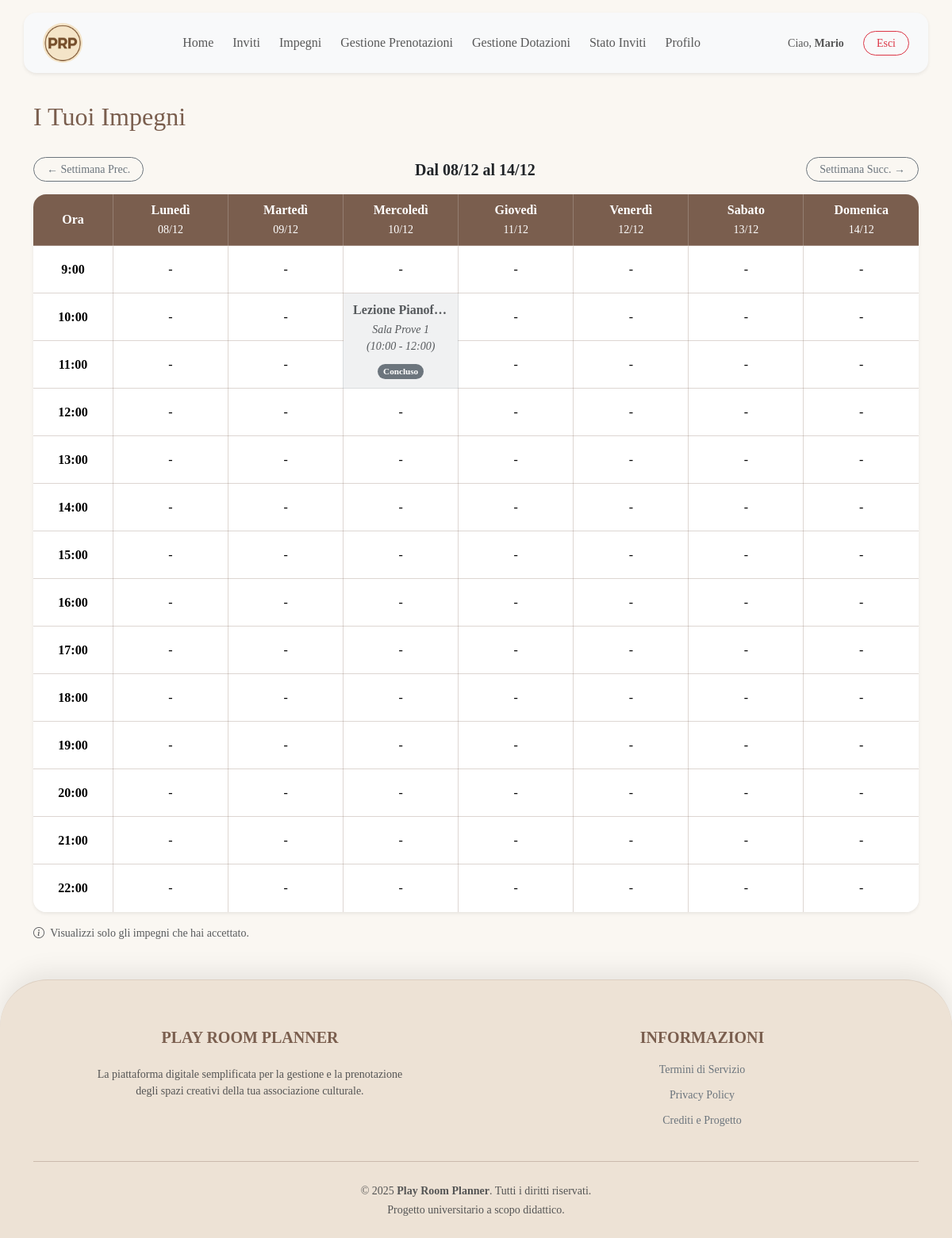
/frontend/impegni.php?week=2025-12-08 (signed in), run on the app's committed database.
### tables this page shows
CREATE TABLE INVITO (
    id_utente INT NOT NULL,
    
    id_settore INT NOT NULL,
    nome_sala VARCHAR(50) NOT NULL,
    data DATE NOT NULL,
    ora INT NOT NULL,
    
    stato VARCHAR(20) NOT NULL DEFAULT 'invitato' CHECK (stato IN ('invitato', 'accettato', 'rifiutato')),
    motivazione VARCHAR(255) NULL,
    data_risposta TIMESTAMP NULL,
    
    PRIMARY KEY (id_utente, id_settore, nome_sala, data, ora),
    
    FOREIGN KEY (id_utente) REFERENCES UTENTE(id_utente)
        ON DELETE CASCADE
        ON UPDATE CASCADE,
    FOREIGN KEY (id_settore, nome_sala, data, ora) REFERENCES PRENOTAZIONE(id_settore, nome_sala, data, ora)
        ON DELETE CASCADE
        ON UPDATE CASCADE
);

CREATE TABLE PRENOTAZIONE (
    id_settore INT NOT NULL,
    nome_sala VARCHAR(50) NOT NULL,
    data DATE NOT NULL,
    ora INT NOT NULL CHECK (ora BETWEEN 9 AND 23),
    
    durata INT NOT NULL CHECK (durata > 0),
    attivita VARCHAR(255) NULL,
    id_organizzatore INT NOT NULL,
    
    PRIMARY KEY (id_settore, nome_sala, data, ora),
    
    FOREIGN KEY (id_settore, nome_sala) REFERENCES SALA(id_settore, nome_sala)
        ON DELETE NO ACTION  
        ON UPDATE CASCADE,
    FOREIGN KEY (id_organizzatore) REFERENCES UTENTE(id_utente)
        ON DELETE NO ACTION  
        ON UPDATE CASCADE
);

CREATE TABLE SALA (
    id_settore INT NOT NULL,
    nome_sala VARCHAR(50) NOT NULL,
    capienza_max INT NOT NULL CHECK (capienza_max > 0),
    
    PRIMARY KEY (id_settore, nome_sala),
    FOREIGN KEY (id_settore) REFERENCES SETTORE(id_settore)
        ON DELETE CASCADE  
        ON UPDATE CASCADE
);

### frontend/impegni.php (the view, shortened to what the rows shown need)
<?php
require_once __DIR__ . '/../common/function.php';
$data_rif = isset($_GET['week']) ? $_GET['week'] : date('Y-m-d');
$timestamp_rif = strtotime($data_rif);
$lunedi_settimana = date('Y-m-d', strtotime('monday this week', $timestamp_rif));
$impegni_lista = [];
if (function_exists('getImpegniFuturi')) {
    $impegni_lista = getImpegniFuturi($cid, $_SESSION['id_utente']);
}
$planning = [];
foreach ($impegni_lista as $imp) {
    $data_imp = $imp['data'];
    $ora_inizio = $imp['ora'];
    $durata = $imp['durata'];
    for ($i = 0; $i < $durata; $i++) {
        $ora_corrente = $ora_inizio + $i;
        $planning[$data_imp][$ora_corrente] = [
            'dati' => $imp,
            'is_start' => ($i === 0)
        ];
    }
}
?>
<!DOCTYPE html>
<html lang="it">
<?php require ROOT_PATH . "/common/header.php" ?>
<body class="d-flex flex-column h-100">
    <div class="flex-shrink-0 container py-5">
        <div class="d-flex justify-content-between align-items-center mb-4">
            <h2>I Tuoi Impegni</h2>
        </div>
        <div class="card shadow-sm border-0 rounded-4 overflow-hidden">
            <div class="table-responsive">
                <table class="table calendar-table mb-0 text-center align-middle">
                    <thead>
                        <tr>
                            <th class="align-middle" style="width: 40px;">Ora</th>
                            <?php
                            $giorni_it = ['Lunedì', 'Martedì', 'Mercoledì', 'Giovedì', 'Venerdì', 'Sabato', 'Domenica'];
                            for ($i = 0; $i < 7; $i++) {
                                $d = date('Y-m-d', strtotime($lunedi_settimana . " +$i days"));
                                $giorno_str = date('d/m', strtotime($d));
                                $nome_giorno = $giorni_it[$i];
                                $class_th = ($d == date('Y-m-d')) ? 'bg-warning bg-opacity-25 text-dark' : '';
                                echo "<th class='$class_th' style='width: 13%'>$nome_giorno<br><small class='fw-normal'>$giorno_str</small></th>";
                            }
                            ?>
                        </tr>
                    </thead>
                    <tbody>
                        <?php for ($ora = 9; $ora < 23; $ora++): ?>
                            <tr>
                                <td class="align-middle fw-bold"><?php echo $ora; ?>:00</td>
                                <?php for ($i = 0; $i < 7; $i++):
                                    $data_curr = date('Y-m-d', strtotime($lunedi_settimana . " +$i days"));
                                    if (isset($planning[$data_curr][$ora])) {
                                        $cell = $planning[$data_curr][$ora];
                                        $info = $cell['dati'];
                                        if ($cell['is_start']) {
                                            $durata = $info['durata'];
                                            $ts_evento = strtotime($info['data'] . " " . $info['ora'] . ":00");
                                            $is_passato = ($ts_evento < time());
                                            if ($is_passato) {
                                                $bg_class = "bg-secondary bg-opacity-10 border-secondary border-opacity-25";
                                                $text_class = "text-muted";
                                                $icon_class = "text-muted";
                                            } else {
                                                $bg_class = "bg-success bg-opacity-10 border-success border-opacity-25";
                                                $text_class = "text-success";
                                                $icon_class = "text-success";
                                            }
                                ?>
                                            <td rowspan="<?php echo $durata; ?>" class="p-0 border position-relative align-middle <?php echo $bg_class; ?>">
                                                <div class="d-flex flex-column justify-content-center align-items-center w-100 h-100"
                                                    style="min-height: <?php echo ($durata * 40); ?>px;">
                                                    <?php if ($durata == 1): ?>
                                                        <div class="dropdown w-100 h-100 d-flex align-items-center justify-content-between px-2">
                                                            <span class="fw-bold small text-truncate text-start <?php echo $text_class; ?>" style="max-width: 80%;">
                                                                <?php echo htmlspecialchars($info['attivita']); ?>
                                                            </span>
                                                            <button class="btn btn-sm btn-link p-0 text-decoration-none <?php echo $icon_class; ?>" type="button" data-bs-toggle="dropdown" aria-expanded="false">
                                                                <i class="bi bi-three-dots-vertical me-1"></i>
                                                            </button>
                                                            <ul class="dropdown-menu shadow border-0">
                                                                <li class="px-3 py-2">
                                                                    <h6 class="dropdown-header p-0 fw-bold text-dark">Dettagli <?php echo $is_passato ? '(Concluso)' : ''; ?></h6>
                                                                    <div class="small text-muted fst-italic" style="min-width: 200px;">
                                                                        <?php echo htmlspecialchars($info['nome_sala']); ?><br>
                                                                        (<?php echo $info['ora']; ?>:00 - <?php echo $info['ora'] + $durata; ?>:00)<br>
                                                                        <i class="bi bi-calendar me-1"></i> <?php echo date("d/m/Y", strtotime($info['data'])); ?>
                                                                    </div>
                                                                </li>
                                                                <?php if (!$is_passato): ?>
                                                                    <li>
                                                                        <hr class="dropdown-divider">
                                                                    </li>
                                                                    <li>
                                                                        <?php if (!empty($_SESSION['is_responsabile']) && $_SESSION['is_responsabile']): ?>
                                                                            <div class="d-flex justify-content-center">
                                                                                <a href="<?php echo BASE_URL; ?>frontend/modifica_prenotazione.php?sala=<?php echo urlencode($info['nome_sala']); ?>&data=<?php echo $info['data']; ?>&ora=<?php echo $info['ora']; ?>"
                                                                                    class="btn btn-outline-secondary btn-sm py-0 px-2 rounded-pill shadow-sm">
                                                                                    <i class="bi bi-gear-fill"></i> Gestisci
                                                                                </a>
                                                                            </div>
                                                                        <?php else: ?>
                                                                            <div class="d-flex justify-content-center">
                                                                                <form action="<?php echo BASE_URL; ?>backend/invite_reply.php" method="POST" class="px-2 pb-1">
                                                                                    <input type="hidden" name="id_settore" value="<?php echo $info['id_settore']; ?>">
                                                                                    <input type="hidden" name="nome_sala" value="<?php echo htmlspecialchars($info['nome_sala']); ?>">
                                                                                    <input type="hidden" name="data" value="<?php echo $info['data']; ?>">
                                                                                    <input type="hidden" name="ora" value="<?php echo $info['ora']; ?>">
                                                                                    <input type="hidden" name="risposta" value="rifiutato">
                                                                                    <input type="hidden" name="motivazione" value="Disdetta manuale">
                                                                                    <button type="submit" class="btn btn-outline-danger btn-sm py-0 px-2 rounded-pill shadow-sm" onclick="return confirm('Vuoi davvero disdire?');">
                                                                                        <i class="bi bi-trash3"></i> Disdici
                                                                                    </button>
                                                                                </form>
                                                                            </div>
                                                                        <?php endif; ?>
                                                                    </li>
                                                                <?php endif;
                                                                ?>
                                                            </ul>
                                                        </div>
                                                    <?php else: ?>
                                                        <div class="p-2 text-center w-100">
                                                            <div class="fw-bold lh-sm mb-1 text-truncate px-1 <?php echo $text_class; ?>">
                                                                <?php echo htmlspecialchars($info['attivita']); ?>
                                                            </div>
                                                            <div class="small text-muted fst-italic mb-2">
                                                                <span class="d-block text-truncate"><?php echo htmlspecialchars($info['nome_sala']); ?></span>
                                                                (<?php echo $info['ora']; ?>:00 - <?php echo $info['ora'] + $durata; ?>:00)
                                                            </div>
                                                            <?php if (!$is_passato): ?>
                                                                <?php if (!empty($_SESSION['is_responsabile']) && $_SESSION['is_responsabile']): ?>
                                                                    <a href="<?php echo BASE_URL; ?>frontend/modifica_prenotazione.php?sala=<?php echo urlencode($info['nome_sala']); ?>&data=<?php echo $info['data']; ?>&ora=<?php echo $info['ora']; ?>"
                                                                        class="btn btn-outline-secondary btn-sm py-0 px-2 rounded-pill shadow-sm">
                                                                        <i class="bi bi-gear-fill"></i> Gestisci
                                                                    </a>
                                                                <?php else: ?>
                                                                    <form action="<?php echo BASE_URL; ?>backend/invite_reply.php" method="POST" class="px-2 pb-1">
                                                                        <input type="hidden" name="id_settore" value="<?php echo $info['id_settore']; ?>">
                                                                        <input type="hidden" name="nome_sala" value="<?php echo htmlspecialchars($info['nome_sala']); ?>">
                                                                        <input type="hidden" name="data" value="<?php echo $info['data']; ?>">
                                                                        <input type="hidden" name="ora" value="<?php echo $info['ora']; ?>">
                                                                        <input type="hidden" name="risposta" value="rifiutato">
                                                                        <input type="hidden" name="motivazione" value="Disdetta manuale">
                                                                        <button type="submit" class="btn btn-outline-danger btn-sm py-0 px-2 rounded-pill shadow-sm" onclick="return confirm('Vuoi davvero disdire?');">
                                                                            <i class="bi bi-trash3"></i> Disdici
                                                                        </button>
                                                                    </form>
                                                                <?php endif; ?>
                                                            <?php else: ?>
                                                                <span class="badge bg-secondary text-white rounded-pill" style="font-size: 0.7rem;">Concluso</span>
                                                            <?php endif; ?>
                                                        </div>
                                                    <?php endif; ?>
                                                </div>
                                            </td>
                                <?php
                                        }
                                    } else {
                                        echo "<td>-</td>";
                                    }
                                endfor; ?>
                            </tr>
                        <?php endfor; ?>
                    </tbody>
                </table>
            </div>
        </div>
    </div>
</body>
</html>

### data on the page
invito: prenotazione.attivita "Lezione Pianof…", sala.nome_sala "Sala Prove 1", ora "10", $info['ora'] + $durata "12", shows "Concluso"

### other printed values
$_SESSION['nome'] "Mario"
date('d/m', strtotime($lunedi_settimana)) "08/12"
date('d/m', strtotime($domenica_settimana)) "14/12"
$nome_giorno "Lunedì"
$giorno_str "08/12"
$nome_giorno "Martedì"
$giorno_str "09/12"
$nome_giorno "Mercoledì"
$giorno_str "10/12"
$nome_giorno "Giovedì"
$giorno_str "11/12"
$nome_giorno "Venerdì"
$giorno_str "12/12"
$nome_giorno "Sabato"
$giorno_str "13/12"
